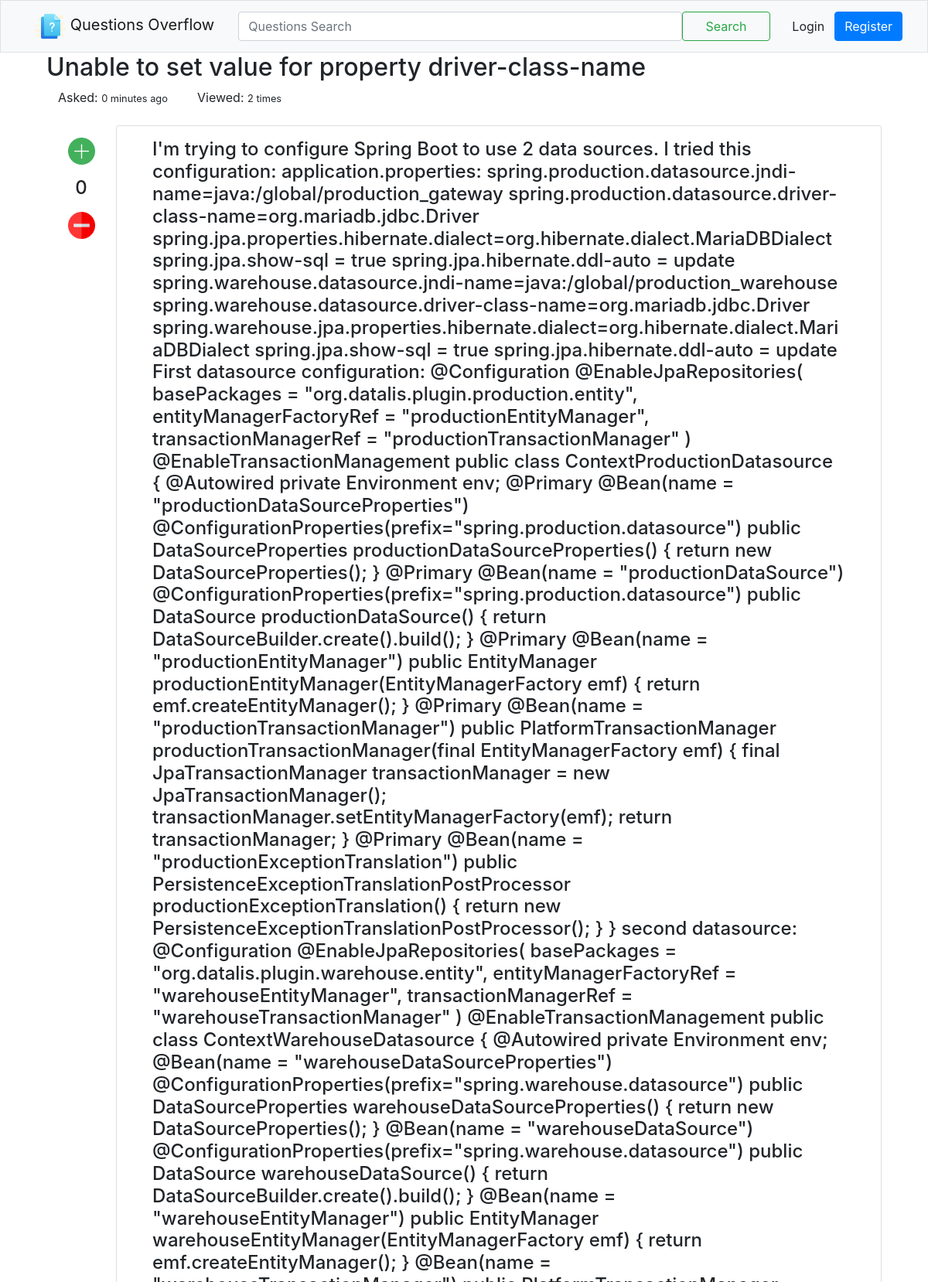
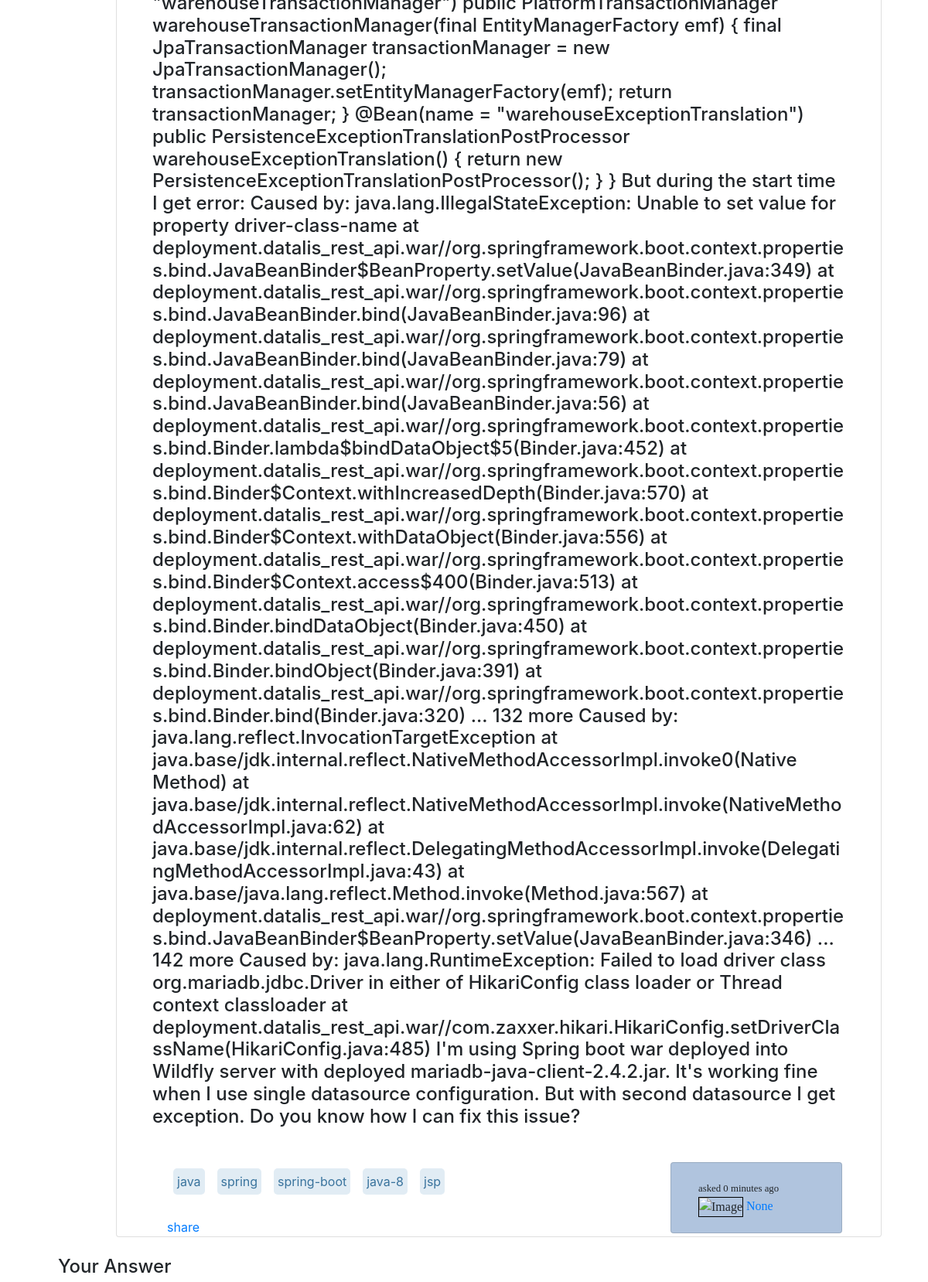
Screenshot of /question/5/ (upper part) with the database file from the repository (2 pictures, top to bottom).
### overflow/models/QuestionModel.py (models this page shows, shortened)
class QuestionModel(models.Model):
    title = models.CharField(max_length=120, unique=True)
    description = RichTextField(null=True)
    tag = models.CharField(max_length=120, null=True)
    views = models.PositiveIntegerField(default=0)
    votes = models.IntegerField(default=0)
    asked_at = models.DateTimeField(auto_now=True)
    asked_by = models.ForeignKey(User, null=True, on_delete=models.CASCADE)
    def tag_split(self):
        if self.tag:
            return self.tag.split(',')

### overflow/views/question.py (the view)
# urls.py: re_path(r'question/(?P<pk>\d+)/$', question.question_detail, name='question_detail'),
def question_detail(request, pk):
    questions = get_object_or_404(QuestionModel, pk=pk)
    questions.views += 1
    questions.save()
    question_answers = AnswerModel.objects.filter(question_id=pk)
    form = AnswerForm()
    return render(request, 'overflow/question/details.html', {
        'single_question': questions,
        'answers': question_answers,
        'form': form
    })

### overflow/forms/NewAnswerForm.py
class AnswerForm(forms.ModelForm):
    answer = forms.CharField(
        max_length=14000,
        required=True,
        widget=CKEditorWidget(
            attrs={
                'placeholder': 'Please explain your questions in details',
                'class': 'form-control'
            }
        )
    )
    class Meta:
        model = AnswerModel
        fields = ['answer', ]

### templates/overflow/question/details.html (shortened to what this page needs)
{% extends 'shared/_layout.html' %}
{% load static %}
{% block head %}
    <link rel="stylesheet" href="{% static 'CSSLibrary/vsdark.css' %}">
    <div class="col-xl-12">
        <h2>{{ single_question.title | capfirst }}</h2>
        <div class="col-xl-2" style="float: left;">
            Asked:
            <small>{{ single_question.asked_at | timesince }} ago</small>
        </div>
        <div class="col-xl-2" style="float: left;">
            Viewed:
            <small>{{ single_question.views }} times</small>
        </div>
    </div>
    <br>
    <br>
{% endblock %}
{% block content %}
    <div class="col-xl-12">
        <div>
            <div class="col-md-1" style="float: left; height: 150px; text-align: center;">
                <div class="mt-3">
                    <a href="{% url 'voting' single_question.pk 1 %}"><img src="{% static 'Images/Icons/plus.png' %}"
                                                                           height="35px" alt=""></a>
                </div>
                <div class="mt-3">
                    <h4>{{ single_question.votes }}</h4>
                </div>
                <div class="mt-3">
                    <a href="{% url 'voting' single_question.pk 0 %}"><img src="{% static 'Images/Icons/minus.png' %}"
                                                                           height="35px" alt=""></a>
                </div>
            </div>
            <div class="col-xl-11 card mb-2">
                <div class="col-xl-12" style="float:right;">
                    <div class="col-xl-12 card-body p-3">
                        <h4>{{ single_question.description | safe }}</h4>
                    </div>
                    <div class="col-xl-12 card-body">
                        <div class="col-xl-9" style="float:left;">
                            <div id="tag">
                                {% for tag in single_question.tag_split %}
                                    <p id="tech_tag">
                                        {{ tag }}
                                    </p>
                                {% endfor %}
                            </div>
                            <br>
                            <div class="mt-5">
                                <a href="">share</a>
                            </div>
                        </div>
                        <div class="col-xl-3 card" id="user_info_on_card" style="float:left;">
                            <div class="card-body">
                                <small>asked {{ single_question.asked_at | timesince | lower }} ago</small>
                                <div>
                                    <img src="" alt="Image" style="border: 1px solid black">
                                    <a href="">{{ single_question.asked_by }}</a>
                                </div>
                            </div>
                        </div>
                    </div>
                </div>
            </div>
        </div>
        {% include 'partials/answer_form.html' %}
    </div>
{% endblock content %}

### static/Shared/app.css (style rules this page uses)
#user_info_on_card { font-family: "Bookman Old Style"; box-sizing: border-box; background-color: lightsteelblue; }
#tech_tag { padding: 5px; text-align: center; margin: 8px; background-color: #E1ECF4; border-radius: 5px; float: left; color: #39739d; }

### rows the page displays
QuestionModel: title "Unable to set value for property driver-class-name", asked_at "0 minutes", views "2", votes "0", description "I'm trying to configure Spring Boot to use 2 data sources. I tried this configuration: application.properties: spring.production.datasource.jndi-name=java:/global/production_gateway spring.production.datasource.driver-class-name=org.mariadb.jdbc.Driver spring.jpa.properties.hibernate.dialect=org.hibernate.dialect.MariaDBDialect spring.jpa.show-sql = true spring.jpa.hibernate.ddl-auto = update spring.warehouse.datasource.jndi-name=java:/global/production_warehouse spring.warehouse.datasource.driver-class-name=org.mariadb.jdbc.Driver spring.warehouse.jpa.properties.hibernate.dialect=org.hibernate.dialect.MariaDBDialect spring.jpa.show-sql = true spring.jpa.hibernate.ddl-auto = update First…", asked_by "None"

### other values shown
{{ tag }} "java" "spring" "spring-boot" "java-8" "jsp"
